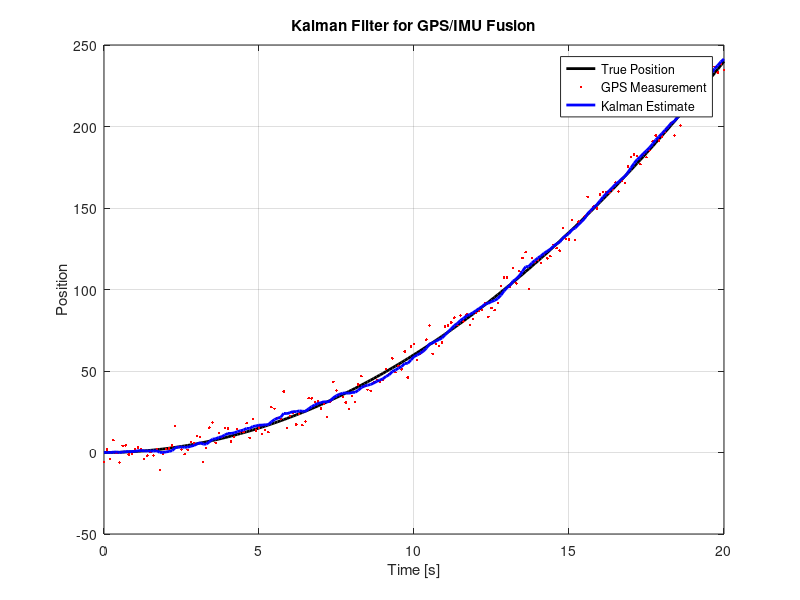

The MATLAB source for this figure:
dt = 0.1;
t = 0:dt:20;
a_real = 1.2;
v_real = a_real*t;
x_real = 0.5*a_real * t.^2;

gps_noise = 5*randn(size(t));
imu_noise = 0.2*randn(size(t));

x_gps = x_real + gps_noise;
a_imu = a_real + imu_noise;

A = [1 dt; 0 1];
B = [0.5*dt^2; dt];
H = [1 0];

x_est = zeros(2, length(t));
P = eye(2);
Q = [0.01 0; 0 0.1];
R = 25;
x_est(:,1) = [0; 0];

for k = 2:length(t)
    x_est(:,k) = A * x_est(:,k-1) + B * a_imu(k-1);
    P = A * P * A' + Q;

    y = x_gps(k) - H * x_est(:,k);
    S = H * P * H' + R;
    K = P * H' / S;
    x_est(:,k) = x_est(:,k) + K * y;
    P = (eye(2) - K * H) * P;
end

figure;
plot(t, x_real, 'k-', 'LineWidth', 2); hold on;
plot(t, x_gps, 'r.', 'DisplayName', 'GPS');
plot(t, x_est(1,:), 'b-', 'LineWidth', 2);
legend('True Position', 'GPS Measurement', 'Kalman Estimate');
xlabel('Time [s]');
ylabel('Position');
title('Kalman Filter for GPS/IMU Fusion');
grid on;